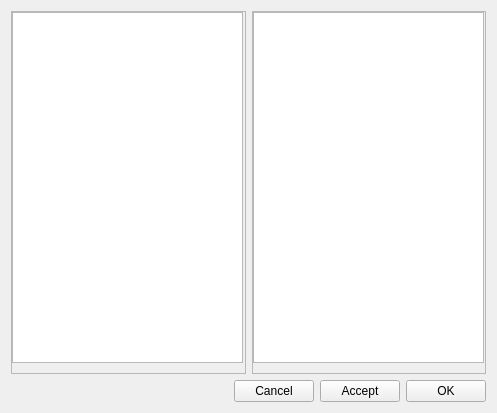
<?xml version="1.0" encoding="UTF-8"?>
<ui version="4.0">
 <class>Form</class>
 <widget class="QWidget" name="Form">
  <property name="geometry">
   <rect>
    <x>0</x>
    <y>0</y>
    <width>497</width>
    <height>413</height>
   </rect>
  </property>
  <property name="windowTitle">
   <string>Form</string>
  </property>
  <layout class="QVBoxLayout" name="verticalLayout">
   <item>
    <layout class="QHBoxLayout" name="horizontalLayout">
     <item>
      <widget class="QScrollArea" name="scrollArea">
       <property name="widgetResizable">
        <bool>true</bool>
       </property>
       <widget class="QWidget" name="scrollAreaWidgetContents">
        <property name="geometry">
         <rect>
          <x>0</x>
          <y>0</y>
          <width>234</width>
          <height>360</height>
         </rect>
        </property>
        <widget class="QTableView" name="tableView">
         <property name="geometry">
          <rect>
           <x>0</x>
           <y>0</y>
           <width>231</width>
           <height>351</height>
          </rect>
         </property>
        </widget>
       </widget>
      </widget>
     </item>
     <item>
      <widget class="QScrollArea" name="scrollArea_2">
       <property name="widgetResizable">
        <bool>true</bool>
       </property>
       <widget class="QWidget" name="scrollAreaWidgetContents_3">
        <property name="geometry">
         <rect>
          <x>0</x>
          <y>0</y>
          <width>233</width>
          <height>360</height>
         </rect>
        </property>
        <widget class="QTableView" name="tableView_2">
         <property name="geometry">
          <rect>
           <x>0</x>
           <y>0</y>
           <width>231</width>
           <height>351</height>
          </rect>
         </property>
        </widget>
       </widget>
      </widget>
     </item>
    </layout>
   </item>
   <item>
    <layout class="QHBoxLayout" name="horizontalLayout_2">
     <item>
      <spacer name="horizontalSpacer">
       <property name="orientation">
        <enum>Qt::Horizontal</enum>
       </property>
       <property name="sizeHint" stdset="0">
        <size>
         <width>40</width>
         <height>20</height>
        </size>
       </property>
      </spacer>
     </item>
     <item>
      <widget class="QPushButton" name="pushButton_2">
       <property name="text">
        <string>Cancel</string>
       </property>
      </widget>
     </item>
     <item>
      <widget class="QPushButton" name="pushButton_3">
       <property name="text">
        <string>Accept</string>
       </property>
      </widget>
     </item>
     <item>
      <widget class="QPushButton" name="pushButton">
       <property name="text">
        <string>OK</string>
       </property>
      </widget>
     </item>
    </layout>
   </item>
  </layout>
 </widget>
 <resources/>
 <connections/>
</ui>
